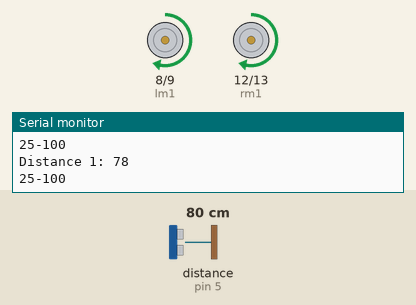
Simulated run of this sketch. Board: Arduino Uno, built with avr-gcc and run on an emulated ATmega328P. On the bench: motor-driver pin pairs drawn as motors (green arrow = first pin HIGH = forward, orange = second pin HIGH = backward, longer = more drive, scaled by the enable pin), the last lines printed to the serial monitor. Wiring (inferred from the names in the program): ultrasonic range finder: trigger pin 4; echo pin 5. Inputs (shaded band) come from the test bench; at power-on: distance to the obstacle (sensor on pin 5) 80 cm. The echo pulse lasts 58.3 µs per cm.

Above: at 1.2 s.
1.3 s: distance to the obstacle (sensor on pin 5) set to 29 cm
4.3 s: distance to the obstacle (sensor on pin 5) set to 23 cm
At 5.5 s:
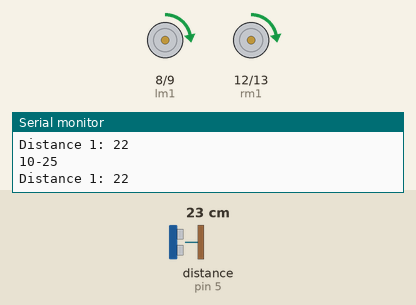
5.8 s: distance to the obstacle (sensor on pin 5) set to 13 cm
7.3 s: distance to the obstacle (sensor on pin 5) set to 10 cm
At 8.5 s:
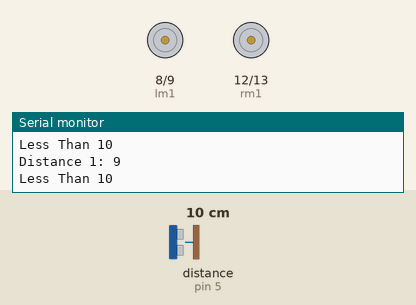
8.8 s: distance to the obstacle (sensor on pin 5) set to 120 cm
At 9.2 s:
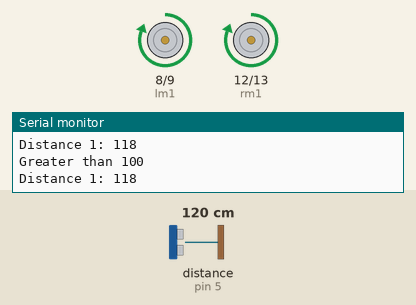
10.3 s: distance to the obstacle (sensor on pin 5) set to 106 cm
13.3 s: distance to the obstacle (sensor on pin 5) set to 98 cm
At 13.7 s:
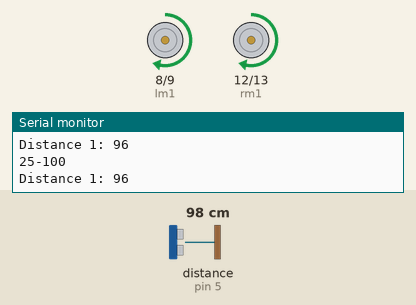
Timing chart, 0 to 16.3 s (numbered marks = the images above; inputs shaded):
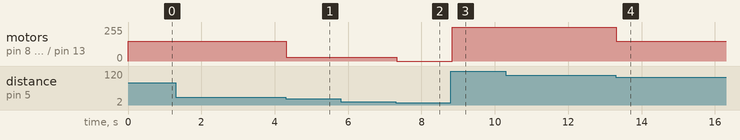

Measured:
- the behaviour switches between 27 and 26 cm on distance to the obstacle (sensor on pin 5) (found by bisection; images 0 and 1)
- the behaviour switches between 102 and 101 cm on distance to the obstacle (sensor on pin 5) (found by bisection; images 3 and 4)
- after the input at 4.3 s, motor on pin 8 (lm1) / pin 9 (lm2), motor on pin 12 (rm1) / pin 13 (rm2): forward 150/255 → forward 30/255 at once
- after the input at 7.3 s, motor on pin 8 (lm1) / pin 9 (lm2), motor on pin 12 (rm1) / pin 13 (rm2): forward 30/255 → stopped at once
- after the input at 8.8 s, motor on pin 8 (lm1) / pin 9 (lm2), motor on pin 12 (rm1) / pin 13 (rm2): stopped → forward 255/255 at once
- after the input at 13.3 s, motor on pin 8 (lm1) / pin 9 (lm2), motor on pin 12 (rm1) / pin 13 (rm2): forward 255/255 → forward 150/255 at once

The sketch:

wall_follower.ino
```cpp
const int ir1=2;
const int ir2=3;
const int trigPin1=4;
const int echoPin1=5;
const int trigPin2=6;
const int echoPin2=7;
const int lm1=8;
const int lm2=9;
const int en1=10;
const int en2=11;
const int rm1=12;
const int rm2=13;
void setup() {
  pinMode(ir1,INPUT);
  pinMode(ir2,INPUT);
  pinMode(trigPin1,OUTPUT);
  pinMode(echoPin1,INPUT);
  pinMode(trigPin2,OUTPUT);
  pinMode(echoPin2,INPUT);
  pinMode(lm1,OUTPUT);
  pinMode(lm2,OUTPUT);
  pinMode(rm1,OUTPUT);
  pinMode(rm2,OUTPUT);
  pinMode(en1,OUTPUT);
  pinMode(en2,OUTPUT);
  Serial.begin(9600);

}
//int ultra_active(int trigPin)
//{
//  digitalWrite(trigPin, LOW);
//  delayMicroseconds(2);
//  digitalWrite(trigPin, HIGH);
//  delayMicroseconds(10);
//  digitalWrite(trigPin, LOW);
//}
//int obst_distance(int echoPin)
//{
//  int duration;
//  duration = pulseIn(echoPin, HIGH);
//  int distance;
//  distance= duration*0.034/2;
//  return distance;
//}
int distance1, distance2;
void loop() {

//  ultra_active(trigPin1);
//  distance1=obst_distance(echoPin1);
////  ultra_active(trigPin2);
////  distance2=obst_distance(echoPin2);
digitalWrite(trigPin1, LOW);
delayMicroseconds(2);
digitalWrite(trigPin1, HIGH);
delayMicroseconds(10);
digitalWrite(trigPin1, LOW);
int duration1;
duration1 = pulseIn(echoPin1, HIGH);
distance1= duration1*0.034/2;

  if((distance1<100)&&(distance1>25))
  {
    digitalWrite(lm1,HIGH);
    digitalWrite(lm2,LOW);
    digitalWrite(rm1,HIGH);
    digitalWrite(rm2,LOW);
    analogWrite(en1,150);
    analogWrite(en2,150);
    Serial.print("Distance 1: ");
    Serial.println(distance1);
    Serial.println("25-100");
  }
  else if((distance1<=25)&&(distance1>10))
  {
    digitalWrite(lm1,HIGH);
    digitalWrite(lm2,LOW);
    digitalWrite(rm1,HIGH);
    digitalWrite(rm2,LOW);
    analogWrite(en1,30);
    analogWrite(en2,30);
    Serial.print("Distance 1: ");
    Serial.println(distance1);
    Serial.println("10-25");
  }
  else if(distance1<=10)
  {
    digitalWrite(lm1,LOW);
    digitalWrite(lm2,LOW);
    digitalWrite(rm1,LOW);
    digitalWrite(rm2,LOW);
    Serial.print("Distance 1: ");
    Serial.println(distance1);
    Serial.println("Less Than 10");
  }
  else if(distance1>=100)
  {
    digitalWrite(lm1,HIGH);
    digitalWrite(lm2,LOW);
    digitalWrite(rm1,HIGH);
    digitalWrite(rm2,LOW);
    analogWrite(en1,255);
    analogWrite(en2,255);
    Serial.print("Distance 1: ");
    Serial.println(distance1);
    Serial.println("Greater than 100");
  }
}
```
